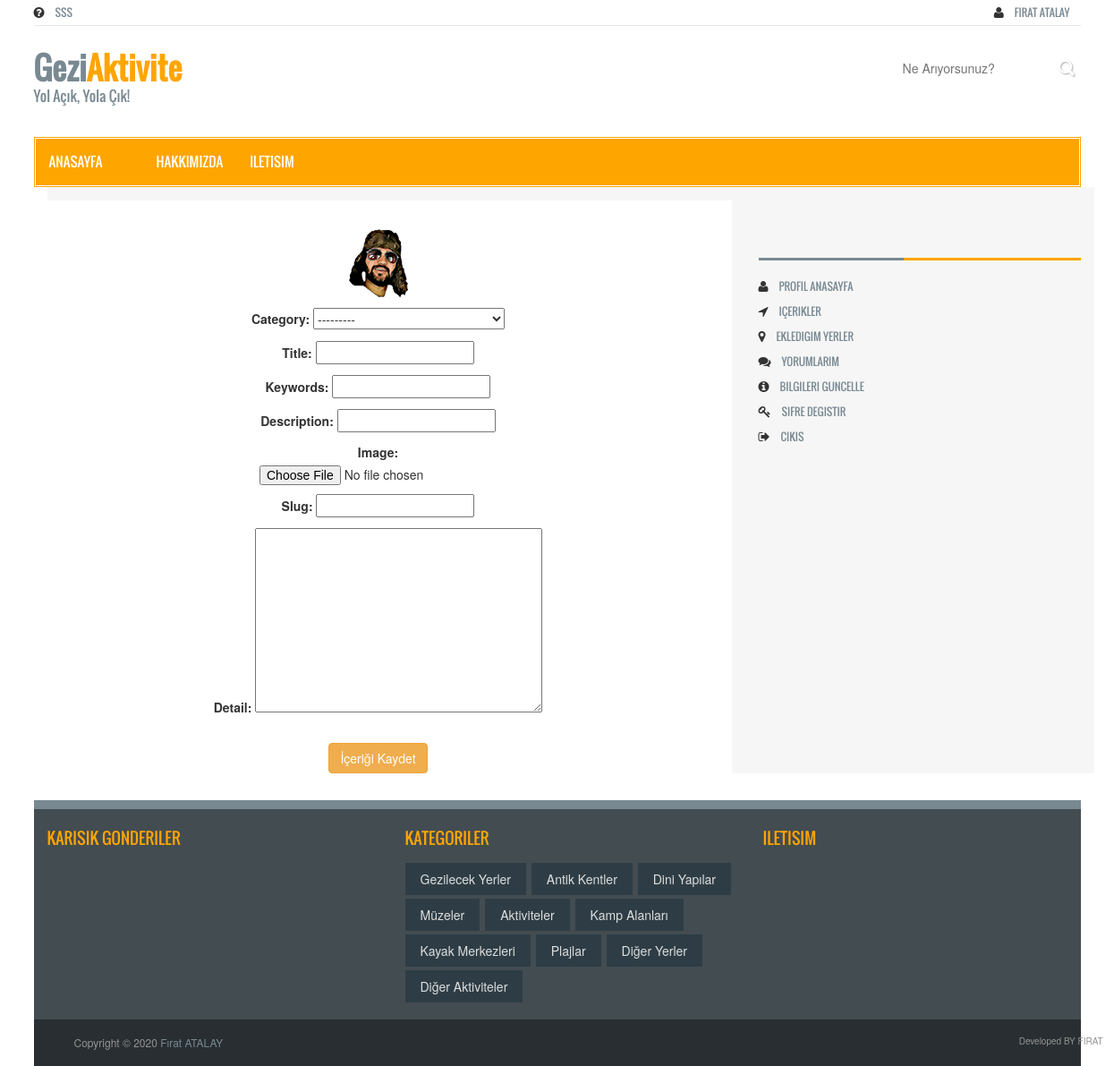
The app's page /user/addplace/ (signed in) with its own data.
### home/models.py (models this page shows, shortened)
class UserProfile(models.Model):
    user = models.OneToOneField(User, on_delete=models.CASCADE)
    phone = models.CharField(blank=True, max_length=30)
    city = models.CharField(blank=True, max_length=20)
    country = models.CharField(blank=True, max_length=20)
    image = models.ImageField(blank=True, upload_to='images/users')
    def image_tag(self):
        return mark_safe('<img src="{}" height="100"/>'.format(self.image.url))
    image_tag.short_description = 'Image'

### place/models.py (models this page shows, shortened)
class Category(MPTTModel):
    STATUS = (
        ('true','Evet'),
        ('false','Hayır'),
    )
    title = models.CharField(max_length=50)
    descriptions = models.CharField(max_length=255)
    keywords = models.CharField(max_length=255)
    image = models.ImageField(blank=True,upload_to='images/')
    status = models.CharField(max_length=10, choices=STATUS)
    slug = models.SlugField(null=False, unique=True)
    parent = TreeForeignKey('self', blank=True, null=True, related_name='children', on_delete=models.CASCADE)
    create_at = models.DateTimeField(auto_now_add=True)
    update_at = models.DateTimeField(auto_now=True)
    class MPTTMeta:
        order_insertion_by = ['title']
    def __str__(self):
        full_path = [self.title]
        k = self.parent
        while k is not None:
            full_path.append(k.title)
            k = k.parent
        return ' | '.join(full_path[::-1])
    def image_tag(self):
        return mark_safe('<img src="{}" height="50"/>'.format(self.image.url))
    image_tag.short_description = 'Image'

### user/views.py (the view)
# urls.py: path('addplace/', views.addplace, name='addplace'),
@login_required(login_url='/login')
def addplace(request):
    if request.method == 'POST':
        form = PlaceForm(request.POST, request.FILES)
        if form.is_valid():
            current_user = request.user
            data = Place()
            data.user_id = current_user.id
            data.title = form.cleaned_data['title']
            data.keywords = form.cleaned_data['keywords']
            data.description = form.cleaned_data['description']
            data.image = form.cleaned_data['image']
            data.category = form.cleaned_data['category']
            data.slug = form.cleaned_data['slug']
            data.detail = form.cleaned_data['detail']
            data.status = 'False'
            data.save()
            messages.success(request, 'Gönderiniz başarıyla kaydoldu.')
            return HttpResponseRedirect('/user/places')
        else:
            messages.warning(request, 'Content Form Error' + str(form.errors))
            return HttpResponseRedirect('/user/addplace')
    else:
        category = Category.objects.all()
        menu = Menu.objects.all()
        form = PlaceForm()
        context = {
            'menu': menu,
            'category': category,
            'form': form,
        }
        return render(request, 'user_addplaces.html', context)

### place/models.py
class PlaceForm(ModelForm):
    class Meta:
        model = Place
        fields = ['category', 'title', 'keywords',
                  'description', 'image', 'slug', 'detail']

### user/templates/user_addplaces.html (shortened to what this page needs)
{% extends "homebase.html" %}
{% block head %}
    {% load static %}
{% endblock %}
{% block navbar %} {% include 'navbar.html' %}{% endblock %}
{% block content %}
    <div class="container">
        <section id="mainContent">
            <div class="content_bottom">
                <div class="col-lg-8 col-md-8">
                    <div class="content_bottom_left">
                        <br>
                        <center>
                            <div class="media">
                                <img src="{{ user.userprofile.image.url }}" style="border-radius: 54px">
                            </div>
                            <form method="POST" enctype="multipart/form-data">
                                <fieldset class="form-group">
                                    {{ form.as_p }}
                                </fieldset>
                                <button class="btn btn-warning" type="submit">İçeriği Kaydet</button>
                            </form>
                        </center>
                    </div>
                </div>
                <div class="col-lg-4 col-md-4">
                    <div class="content_bottom_right">
                        {% include 'userpanel.html' %}
                    </div>
                </div>
            </div>
        </section>
    </div>
{% endblock %}

### home/templates/header.html (shortened to what this page needs)
<div class="container">
    <header id="header">
        <div class="row">
            <div class="col-lg-12 col-md-12">
                <div class="header_top">
                    <div class="header_top_left">
                        <ul class="top_nav">
                            <li>
                                    <i class="fa fa-question-circle"><a href="/sss"> SSS </a></i>
                            </li>
                            </ul>
                    </div>
                    <div class="header_top_right">
                        <div class="dropdown">
                            <ul class="top_nav">
                            <li>
                                {% if user.id is not None %}
                                    <i class="fa fa-user"><a href="/user">{{ user.first_name }} {{ user.last_name }}</a></i>
                                {% else %}
                                    <i class="fa fa-plus"><a href="/register"> Kaydol </a></i>
                                    <i class="fa fa-sign-in"><a href="/login"> Giris </a></i>
                                {% endif %}
                            </li>
                            </ul>
                        </div>
                    </div>
                </div>
                <div class="header_bottom">
                    <div class="header_bottom_left"><a class="logo" href="/">Gezi<strong>Aktivite</strong> <span>Yol Açık, Yola Çık!</span></a></div>
                    <div class="header_bottom_right">
                        <div class="header_top_right">
                            <form action="/search/" method="post" class="search_form">
                                <input type="text" id="query" name="query" placeholder="Ne Arıyorsunuz?">
                                <input type="submit" value="">
                            </form>
                        </div>
                    </div>
                </div>
            </div>
        </div>
    </header>

### home/templates/footer.html (shortened to what this page needs)
<footer id="footer">
    <div class="footer_top">
        <div class="container">
            <div class="row">
                <div class="col-lg-4 col-md-4 col-sm-4">
                    <div class="single_footer_top wow fadeInLeft">
                        <h2>Karısık Gonderiler</h2>
                            {% load static %}
                    </div>
                </div>
                <div class="col-lg-4 col-md-4 col-sm-4">
                    <div class="single_footer_top wow fadeInDown">
                        <h2>Kategoriler</h2>
                        <ul class="labels_nav">
                            {% for rs in category  %}
                                <li><a href="/category/{{ rs.id }}/{{ rs.slug }}">{{ rs.title }}</a></li>
                            {% endfor %}
                        </ul>
                    </div>
                </div>
                <div class="col-lg-4 col-md-4 col-sm-4">
                    <div class="single_footer_top wow fadeInRight">
                        <h2>ILETISIM</h2>
                    </div>
                </div>
            </div>
        </div>
    </div>
    <div class="footer_bottom">
        <div class="container">
            <div class="row">
                <div class="col-lg-6 col-md-6 col-sm-6 col-xs-12">
                    <div class="footer_bottom_left">
                        <p>Copyright &copy; 2020 <a href="">Fırat ATALAY</a></p>
                    </div>
                </div>
                <div class="col-lg-6 col-md-6 col-sm-6 col-xs-12">
                    <div class="footer_bottom_right">
                        <p>Developed BY FIRAT</p>
                    </div>
                </div>
            </div>
        </div>
    </div>
</footer>
{% load static %}
<link rel="stylesheet" href="http://code.jquery.com/ui/1.8.18/themes/base/jquery-ui.css" type="text/css" media="all" />
</body>
</html>

### home/static/assets/css/theme.css (style rules this page uses)
.single_footer_top > h2 { color:#ffa500 }

### home/static/assets/css/style.css (style rules this page uses)
body { background-color:#fff; color:#333; overflow-x:hidden !important }
ul { padding:0; margin:0; list-style:none }
a { text-decoration:none; color:#798992 }
h2 { font-family:'Oswald',sans-serif; line-height:23px }
img { border:none }
#header { float:left; display:inline; width:100% }
.header_top { display:inline; float:left; width:100%; border-bottom:1px solid #e6e6e6 }
.header_top_left { float:left; display:inline; width:70% }
.top_nav { text-align:left }
.top_nav li { display:inline-block }
.top_nav li a { color:#798992; display:inline-block; font-family:"Oswald",sans-serif; font-size:12px; padding:8px 12px; text-transform:uppercase; -webkit-transition:all 0.5; -o-transition:all 0.5; transition:all 0.5 }
.header_top_right { float:right; display:inline; width:30%; text-align:right }
.search_form { padding:3px 0 0 }
.search_form input[type="text"] { background:none repeat scroll 0 0 #fff; border:medium none; color:#afafaf; display:inline-block; line-height:27px; margin:0; max-height:31px; padding:0 0 0 15px; width:180px }
.search_form input[type="submit"] { background:url("images/icon-search.png") no-repeat scroll center 5px rgba(0,0,0,0); height:27px; line-height:27px; width:30px; border:none }
.header_bottom { display:inline; float:left; width:100%; padding:30px 0px }
.header_bottom_left { float:left; display:inline; width:217px }
.logo { display:block; font-family:"Oswald",sans-serif; font-size:35px; font-weight:bold; line-height:32px; width:217px }
.logo > strong { color:#FFA500 }
.logo > span { display:block; font-size:16px; font-weight:normal }
.header_bottom_right { float:right; display:inline; width:728px }
#mainContent { background-color:#f6f6f6; display:inline; float:left; padding-top:15px; width:100% }
.content_bottom { float:left; display:inline; width:100% }
.content_bottom_left { background-color:#fff; display:inline; float:left; margin-left:-15px; min-height:300px; width:102%; padding-right:25px }
.content_bottom_right { float:left; display:inline; width:100% }
#footer { float:left; display:inline; width:100%; border-top:10px solid #798992; margin-top:30px }
.footer_top { background-color:#434c51; display:inline; float:left; padding:15px 0; width:100% }
.single_footer_top { float:left; display:inline; width:100% }
.single_footer_top > h2 { font-size:18px; margin:0 0 10px; padding:6px 0; text-transform:uppercase }
.labels_nav { text-align:left }
.labels_nav li { display:inline-block }
.labels_nav li a { display:inline-block; background:none repeat scroll 0 0 #2e3d45; color:#ddd; line-height:12px; margin:0 2px 4px 0; padding:12px 17px; -webkit-transition:all 0.5s; -o-transition:all 0.5s; -moz-transition:all 0.5s; -ms-transition:all 0.5s; transition:all 0.5s }
.footer_bottom { float:left; display:inline; width:100%; background:none repeat scroll 0 0 #282e31; color:#eee; font-size:12px; padding:8px 20px }
.footer_bottom_left { float:left; display:inline; width:100% }
.footer_bottom_left p, .footer_bottom_right p { color:#949494; margin:9px 10px 10px }
.footer_bottom_right p { font-size:10px }
.footer_bottom_right { float:left; display:inline; width:100%; text-align:right }

### home/templates/header.html (style rules this page uses)
.dropdown { position: relative; display: inline-block; }

### records on screen
Category: title "Gezilecek Yerler"
Category: title "Plajlar"
Category: title "Antik Kentler"
Category: title "Dini Yapılar"
Category: title "Müzeler"
Category: title "Aktiviteler"
Category: title "Kamp Alanları"
Category: title "Kayak Merkezleri"
Category: title "Diğer Yerler"
Category: title "Diğer Aktiviteler"

### other values on screen
{{ user.first_name }} "FIRAT"
{{ user.last_name }} "ATALAY"
